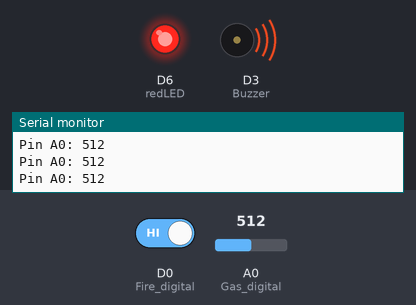
The program below on a simulated ESP8266 (NodeMCU). On the bench: output pins drawn as LEDs (lit = HIGH), buzzer (waves = sounding), the last lines printed to the serial monitor. Inputs (shaded band) come from the test bench; at power-on: A0 (Gas_digital) = 512, D0 (Fire_digital) HIGH. WiFi joins after 1.5 s; servers stay silent unless stated; no MQTT or app messages arrive unless stated; pins used as bus, display or sensor lines are not drawn.

Above: at 2.7 s.
2.8 s: A0 (Gas_digital) set to 459
4.3 s: A0 (Gas_digital) set to 435
At 5.1 s:
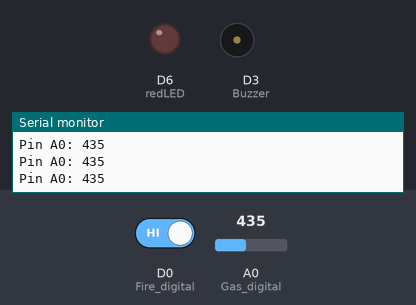
5.9 s: D0 (Fire_digital) driven LOW
At 6.7 s:
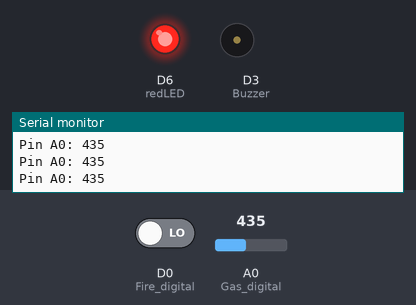
7.4 s: D0 (Fire_digital) driven HIGH
At 8.4 s:
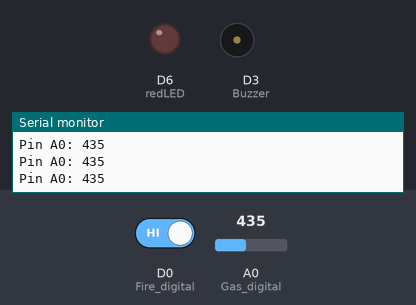
8.9 s: A0 (Gas_digital) set to 460
At 10.1 s:
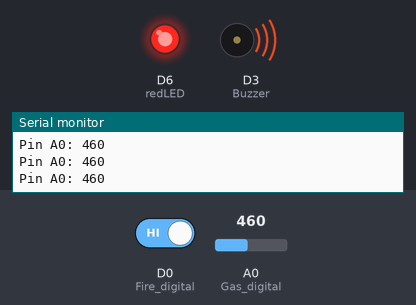
Timing chart, 0 to 11.4 s (numbered marks = the images above; inputs shaded):
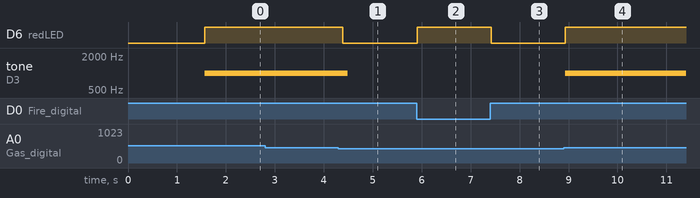

Measured:
- the behaviour switches between 451 and 450 on A0 (Gas_digital) (found by bisection; images 0 and 1)
- after the input at 4.3 s, D6 (redLED): HIGH → LOW after 0.09 s; tone on D3 (Buzzer): 1000 Hz → silent after 0.19 s
- after the input at 5.9 s, D6 (redLED): LOW → HIGH at once
- after the input at 7.4 s, D6 (redLED): HIGH → LOW at once
- after the input at 8.9 s, D6 (redLED): LOW → HIGH at once; tone on D3 (Buzzer): silent → 1000 Hz at once

The program:

main.cpp
```cpp
#include <Arduino.h>
#include <ESP8266WiFi.h>
#include <PubSubClient.h>
const int Fire_digital = D0;
const int Buzzer = D3;
const int redLED = D6;
const int Gas_digital = A0;
// inialisasi variabel data
int data;
int dataAsap;
//Nilai threshold
int sensorThres = 450;

const char *ssid = "Pak Rowi";      //silakan disesuaikan sendiri
const char *password = "tanyaayah"; //silakan disesuaikan sendiri

const char *mqtt_server = "ec2-34-226-220-168.compute-1.amazonaws.com";

WiFiClient espClient;
PubSubClient client(espClient);

unsigned long lastMsg = 0;
#define MSG_BUFFER_SIZE (50)
char msg[MSG_BUFFER_SIZE];
int value = 0;
void setup_wifi()
{
  delay(10);
  // We start by connecting to a WiFi network
  Serial.println();
  Serial.print("Connecting to ");
  Serial.println(ssid);
  WiFi.mode(WIFI_STA);
  WiFi.begin(ssid, password);

  while (WiFi.status() != WL_CONNECTED)
  {
    delay(500);
    Serial.print(".");
  }

  randomSeed(micros());
  Serial.println("");
  Serial.println("WiFi connected");
  Serial.println("IP address: ");
  Serial.println(WiFi.localIP());
}
void reconnect()
{
  // Loop until we're reconnected
  while (!client.connected())
  {
    Serial.print("Attempting MQTT connection...");
    // Create a random client ID
    // String clientId = "ESP8266Client-";
    // clientId += String(random(0xffff), HEX);
    // Attempt to connect
    if (client.connect("ESP8266Client", "andri", "12345"))
    {
      Serial.println("connected");
    }
    else
    {
      Serial.print("failed, rc=");
      Serial.print(client.state());
      Serial.println(" try again in 5 seconds");
      // Wait 5 seconds before retrying
      delay(5000);
    }
  }
}
// ----------- program default/setting awal ----------- //
void setup()
{
  // inialisasi status I/O pin
  pinMode(Fire_digital, INPUT); // pin sebagai input
  pinMode(Gas_digital, INPUT);  // pin sebagai input
  pinMode(Buzzer, OUTPUT);      // pin sebagai output
  pinMode(redLED, OUTPUT);
  Serial.begin(115200);
  Serial.println("Mqtt Node-RED");

  setup_wifi();
  client.setServer(mqtt_server, 1883);
}

// ----- program utama, looping/berulang terus-menerus ----- //
void loop()
{
  if (!client.connected())
  {
    reconnect();
  }
  client.loop(); // iki batese seng ojok tok ganti nggae connect nak wifi karo nodered
  unsigned long now = millis();
  if (now - lastMsg > 100)
  {
    lastMsg = now;
    ++value;
    // variabel data adalah hasil dari pembacaan sensor
    // berupa logic LOW/HIGH
    data = digitalRead(Fire_digital);
    int analogSensor = analogRead(Gas_digital);

    Serial.print("Pin A0: ");
    Serial.println(analogSensor);

    // jika data pada sensor API bernilai logic LOW
    if (data == LOW)
    {
      // alarm dinyalakan
      digitalWrite(Buzzer, HIGH);
      digitalWrite(redLED, HIGH);
      delay(100);
    }

    // jika data Analog pada sensor Asap lebih besar dari batas
    else if (analogSensor > sensorThres)
    {
      digitalWrite(redLED, HIGH);
      tone(Buzzer, 1000, 200);
      delay(100);
    }

    // jika data tidak bernilai logic LOW
    else
    {
      //Lampu Dimatikan
      digitalWrite(redLED, LOW);
      // alarm dimatikan
      digitalWrite(Buzzer, LOW);
      delay(100);
    }

    static char gasTemp[7];
    dtostrf(analogSensor, 4, 2, gasTemp);
    // Serial.println(gasTemp);
    client.publish("room/gas", gasTemp);
  }
}
```
